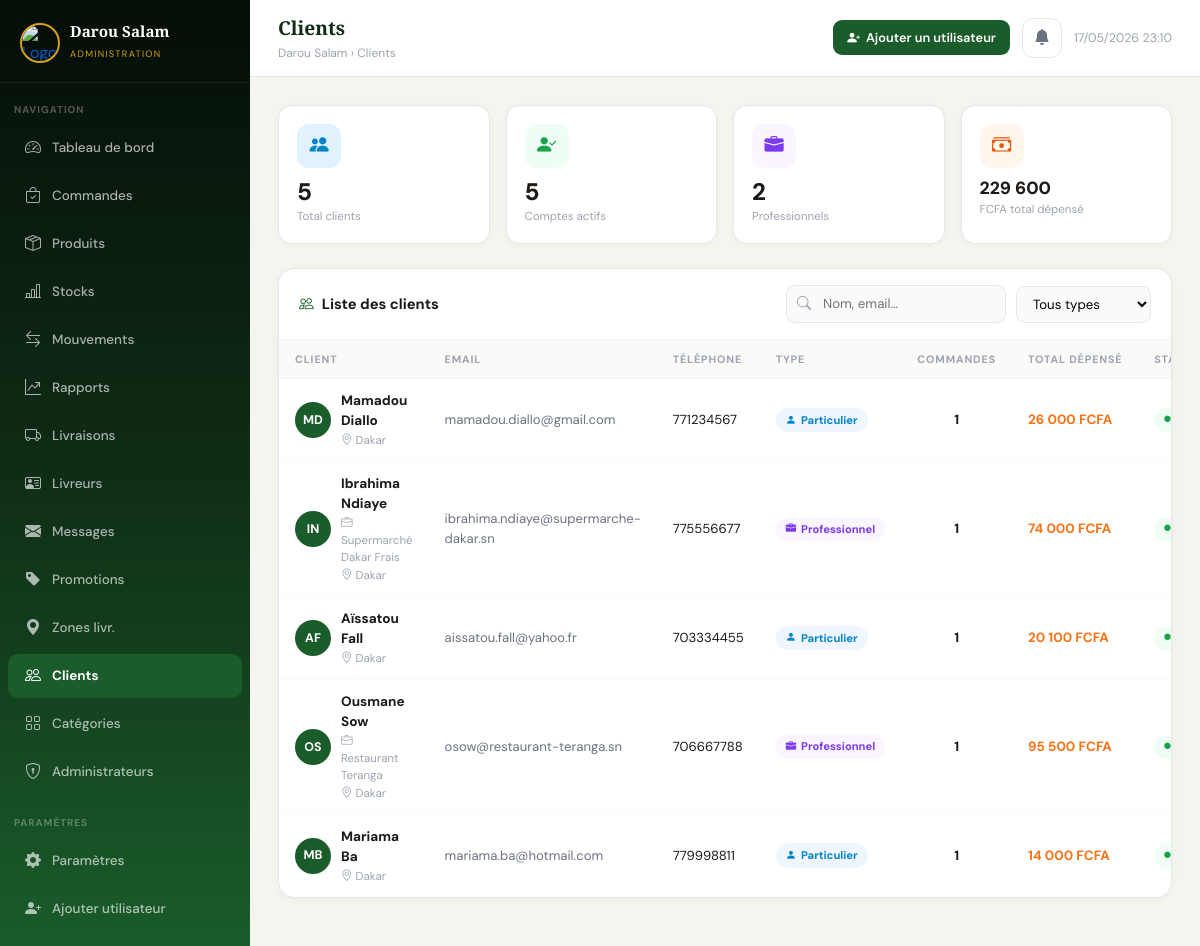
The page /admin/clients (signed in) on the database its author committed.
### tables this page shows
CREATE TABLE `clients` (
    `id`                 INT UNSIGNED    NOT NULL AUTO_INCREMENT,
    `type`               ENUM('particulier','professionnel') NOT NULL DEFAULT 'particulier',
    `civilite`           ENUM('M.','Mme','Mlle','Dr','Prof') DEFAULT 'M.',
    `nom`                VARCHAR(80)     NOT NULL,
    `prenom`             VARCHAR(80)     DEFAULT NULL,
    `email`              VARCHAR(180)    NOT NULL UNIQUE,
    `telephone`          VARCHAR(20)     DEFAULT NULL,
    `mot_de_passe`       VARCHAR(255)    NOT NULL,
    `entreprise`         VARCHAR(150)    DEFAULT NULL,
    `adresse`            TEXT            DEFAULT NULL,
    `ville`              VARCHAR(80)     DEFAULT 'Dakar',
    `pays`               VARCHAR(60)     DEFAULT 'Sénégal',
    `statut`             ENUM('actif','suspendu','banni') NOT NULL DEFAULT 'actif',
    `token_verification` VARCHAR(100)    DEFAULT NULL,
    `verified`           TINYINT(1)      NOT NULL DEFAULT 0,
    `created_at`         DATETIME        NOT NULL DEFAULT CURRENT_TIMESTAMP,
    PRIMARY KEY (`id`)
);

### src/Controllers/AdminController.php (called while the page is built, shortened)
<?php
class AdminController
{
    private function getDb(): Database
    {
        return Database::getInstance();
    }
    public function clients(): void
    {
        $db = $this->getDb();
        $clients = $db->fetchAll("SELECT c.*, COUNT(cmd.id) as nb_commandes, COALESCE(SUM(cmd.total),0) as total_depense FROM clients c LEFT JOIN commandes cmd ON c.id = cmd.client_id GROUP BY c.id ORDER BY c.created_at DESC");
        require_once __DIR__ . '/../../views/admin/clients.php';
    }
}

### src/Models/Database.php (called while the page is built, shortened)
<?php
class Database
{
    private static ?Database $instance = null;
    private PDO $pdo;
    private function __construct()
    {
        $dsn = 'mysql:host=' . DB_HOST . ';dbname=' . DB_NAME . ';charset=' . DB_CHARSET;
        $options = [
            PDO::ATTR_ERRMODE            => PDO::ERRMODE_EXCEPTION,
            PDO::ATTR_DEFAULT_FETCH_MODE => PDO::FETCH_ASSOC,
            PDO::ATTR_EMULATE_PREPARES   => false,
        ];
        try {
            $this->pdo = new PDO($dsn, DB_USER, DB_PASS, $options);
        } catch (PDOException $e) {
            die('Erreur de connexion à la base de données : ' . $e->getMessage());
        }
    }
    public static function getInstance(): Database
    {
        if (self::$instance === null) {
            self::$instance = new self();
        }
        return self::$instance;
    }
    public function query(string $sql, array $params = []): PDOStatement
    {
        $stmt = $this->pdo->prepare($sql);
        $stmt->execute($params);
        return $stmt;
    }
    public function fetchAll(string $sql, array $params = []): array
    {
        return $this->query($sql, $params)->fetchAll();
    }
}

### views/admin/clients.php (the view, shortened to what this page needs)
<?php
$topbarActions = '<button onclick="document.getElementById(\'modalAjoutClient\').style.display=\'flex\'" class="topbar-btn primary"><i class="bi bi-person-plus-fill"></i> Ajouter un utilisateur</button>';
require_once __DIR__ . '/layout.php';
$totalClients  = count($clients);
$actifs        = count(array_filter($clients, fn($c)=>$c['statut']==='actif'));
$pros          = count(array_filter($clients, fn($c)=>$c['type']==='professionnel'));
$totalCA       = array_sum(array_column($clients,'total_depense'));
?>
<div class="stat-grid">
  <div class="stat-box">
    <div class="stat-box-icon" style="background:#e0f2fe;"><i class="bi bi-people-fill" style="color:#0284c7;"></i></div>
    <div class="stat-box-val"><?= $totalClients ?></div>
    <div class="stat-box-lbl">Total clients</div>
  </div>
  <div class="stat-box">
    <div class="stat-box-icon" style="background:#f0fdf4;"><i class="bi bi-person-check-fill" style="color:#16a34a;"></i></div>
    <div class="stat-box-val"><?= $actifs ?></div>
    <div class="stat-box-lbl">Comptes actifs</div>
  </div>
  <div class="stat-box">
    <div class="stat-box-icon" style="background:#faf5ff;"><i class="bi bi-briefcase-fill" style="color:#7c3aed;"></i></div>
    <div class="stat-box-val"><?= $pros ?></div>
    <div class="stat-box-lbl">Professionnels</div>
  </div>
  <div class="stat-box">
    <div class="stat-box-icon" style="background:#fff7ed;"><i class="bi bi-cash-stack" style="color:#ea580c;"></i></div>
    <div class="stat-box-val" style="font-size:1.1rem;"><?= number_format($totalCA,0,',',' ') ?></div>
    <div class="stat-box-lbl">FCFA total dépensé</div>
  </div>
</div>
<div class="a-card">
  <div class="a-card-head">
    <div class="a-card-title"><i class="bi bi-people" style="color:var(--vert);"></i> Liste des clients</div>
    <div class="filter-bar">
      <div class="filter-wrap">
        <input type="search" id="searchClient" class="filter-input" placeholder="Nom, email…" oninput="filterTable('searchClient','clientTable')">
      </div>
      <select class="filter-select" onchange="filterType(this.value)">
        <option value="">Tous types</option>
      </select>
    </div>
  </div>
  <div style="overflow-x:auto;">
    <table class="a-table" id="clientTable">
      <thead>
        <tr>
          <th>Client</th>
          <th>Email</th>
          <th>Téléphone</th>
          <th>Type</th>
          <th>Commandes</th>
          <th>Total dépensé</th>
          <th>Statut</th>
        </tr>
      </thead>
      <tbody>
        <?php foreach ($clients as $c):
          $statutColor = $c['statut']==='actif' ? '#16a34a' : '#dc2626';
          $statutBg    = $c['statut']==='actif' ? '#f0fdf4' : '#fef2f2';
          $typeColor   = $c['type']==='professionnel' ? '#7c3aed' : '#0284c7';
          $typeBg      = $c['type']==='professionnel' ? '#faf5ff' : '#eff6ff';
          $initiales   = strtoupper(substr($c['prenom']??'?',0,1).substr($c['nom']??'',0,1));
        ?>
        <tr data-type="<?= $c['type'] ?>">
          <td>
            <div style="display:flex;align-items:center;gap:10px;">
              <div style="width:36px;height:36px;border-radius:50%;background:var(--vert);color:#fff;display:flex;align-items:center;justify-content:center;font-size:.78rem;font-weight:700;flex-shrink:0;"><?= $initiales ?></div>
              <div>
                <div style="font-weight:700;font-size:.85rem;"><?= htmlspecialchars(($c['prenom']??'').' '.($c['nom']??'')) ?></div>
                <?php if(!empty($c['entreprise'])): ?>
                <div style="font-size:.72rem;color:#9ca3af;"><i class="bi bi-briefcase"></i> <?= htmlspecialchars($c['entreprise']) ?></div>
                <?php endif; ?>
                <?php if(!empty($c['ville'])): ?>
                <div style="font-size:.72rem;color:#9ca3af;"><i class="bi bi-geo-alt"></i> <?= htmlspecialchars($c['ville']) ?></div>
                <?php endif; ?>
              </div>
            </div>
          </td>
          <td style="font-size:.82rem;color:#6b7280;"><?= htmlspecialchars($c['email']) ?></td>
          <td style="font-size:.82rem;"><?= htmlspecialchars($c['telephone']??'—') ?></td>
          <td>
            <span class="status-badge" style="color:<?= $typeColor ?>;background:<?= $typeBg ?>;">
              <i class="bi bi-<?= $c['type']==='professionnel'?'briefcase-fill':'person-fill' ?>" style="font-size:.65rem;"></i>
              <?= ucfirst($c['type']) ?>
            </span>
          </td>
          <td style="font-weight:700;text-align:center;"><?= $c['nb_commandes'] ?></td>
          <td style="font-weight:700;color:var(--orange);"><?= number_format($c['total_depense'],0,',',' ') ?> FCFA</td>
          <td>
            <span class="status-badge" style="color:<?= $statutColor ?>;background:<?= $statutBg ?>;">
              <i class="bi bi-circle-fill" style="font-size:.4rem;"></i>
            </span>
          </td>
        </tr>
        <?php endforeach; ?>
      </tbody>
    </table>
  </div>
</div>
<?php require_once __DIR__ . '/layout_end.php'; ?>

### views/admin/layout.php (style rules this page uses)
:root { --vert:#1a5c2a;--vert-l:#2d8a42;--sombre:#0f2d16; --orange:#f97316;--or:#d4a017; --sidebar-w:250px;--font:'DM Sans',sans-serif; }
*,*::before,*::after { box-sizing:border-box;margin:0;padding:0; }
html,body { height:100%;font-family:var(--font);background:#f5f5f0;color:#1c1917; }
.topbar-btn { display:flex;align-items:center;gap:6px;padding:8px 14px;border-radius:9px;font-size:.8rem;font-weight:600;text-decoration:none;cursor:pointer;border:none;font-family:var(--font);transition:all .2s; }
.topbar-btn.primary { background:var(--vert);color:#fff; }
.a-card { background:#fff;border-radius:16px;border:1px solid #e5e7eb;box-shadow:0 1px 8px rgba(0,0,0,.04);overflow:hidden;margin-bottom:20px; }
.a-card-head { padding:16px 20px;border-bottom:1px solid #f3f4f6;display:flex;align-items:center;justify-content:space-between; }
.a-card-title { font-size:.92rem;font-weight:700;color:#1c1917;display:flex;align-items:center;gap:8px; }
.stat-grid { display:grid;grid-template-columns:repeat(4,1fr);gap:16px;margin-bottom:24px; }
.stat-box { background:#fff;border-radius:14px;padding:18px;border:1px solid #e5e7eb;box-shadow:0 1px 6px rgba(0,0,0,.04); }
.stat-box-icon { width:44px;height:44px;border-radius:12px;display:flex;align-items:center;justify-content:center;font-size:1.2rem;margin-bottom:12px; }
.stat-box-val { font-size:1.5rem;font-weight:800;color:#1c1917;line-height:1; }
.stat-box-lbl { font-size:.72rem;color:#9ca3af;margin-top:4px; }
.a-table { width:100%;border-collapse:collapse; }
.a-table th { font-size:.67rem;text-transform:uppercase;letter-spacing:.08em;color:#9ca3af;font-weight:700;padding:11px 16px;background:#fafaf9;border-bottom:1px solid #f3f4f6;white-space:nowrap; }
.a-table td { padding:12px 16px;border-bottom:1px solid #f9fafb;font-size:.84rem;vertical-align:middle; }
.a-table tr:last-child td { border-bottom:none; }
.status-badge { display:inline-flex;align-items:center;gap:5px;padding:4px 10px;border-radius:20px;font-size:.7rem;font-weight:700; }
.filter-bar { display:flex;gap:10px;align-items:center;flex-wrap:wrap; }
.filter-input { padding:8px 12px 8px 36px;border:1.5px solid #e5e7eb;border-radius:9px;font-size:.83rem;font-family:var(--font);background:#fafafa;width:220px;transition:all .2s; }
.filter-wrap { position:relative; }
.filter-select { padding:8px 12px;border:1.5px solid #e5e7eb;border-radius:9px;font-size:.83rem;font-family:var(--font);background:#fafafa;cursor:pointer; }

### rows shown on the page
clients: initiales "MD", prenom+nom "Mamadou Diallo", ville "Dakar", email "mamadou.diallo@gmail.com", telephone "771234567", type "Particulier", nb_commandes "1", total_depense "26 000"
clients: initiales "IN", prenom+nom "Ibrahima Ndiaye", entreprise "Supermarché Dakar Frais", ville "Dakar", email "ibrahima.ndiaye@supermarche-dakar.sn", telephone "775556677", type "Professionnel", nb_commandes "1", total_depense "74 000"
clients: initiales "AF", prenom+nom "Aïssatou Fall", ville "Dakar", email "aissatou.fall@yahoo.fr", telephone "703334455", type "Particulier", nb_commandes "1", total_depense "20 100"
clients: initiales "OS", prenom+nom "Ousmane Sow", entreprise "Restaurant Teranga", ville "Dakar", email "osow@restaurant-teranga.sn", telephone "706667788", type "Professionnel", nb_commandes "1", total_depense "95 500"
clients: initiales "MB", prenom+nom "Mariama Ba", ville "Dakar", email "mariama.ba@hotmail.com", telephone "779998811", type "Particulier", nb_commandes "1", total_depense "14 000"

### other values the page prints
$pageTitle "Clients"
$totalClients "5"
$actifs "5"
$pros "2"
$totalCA "229 600"
